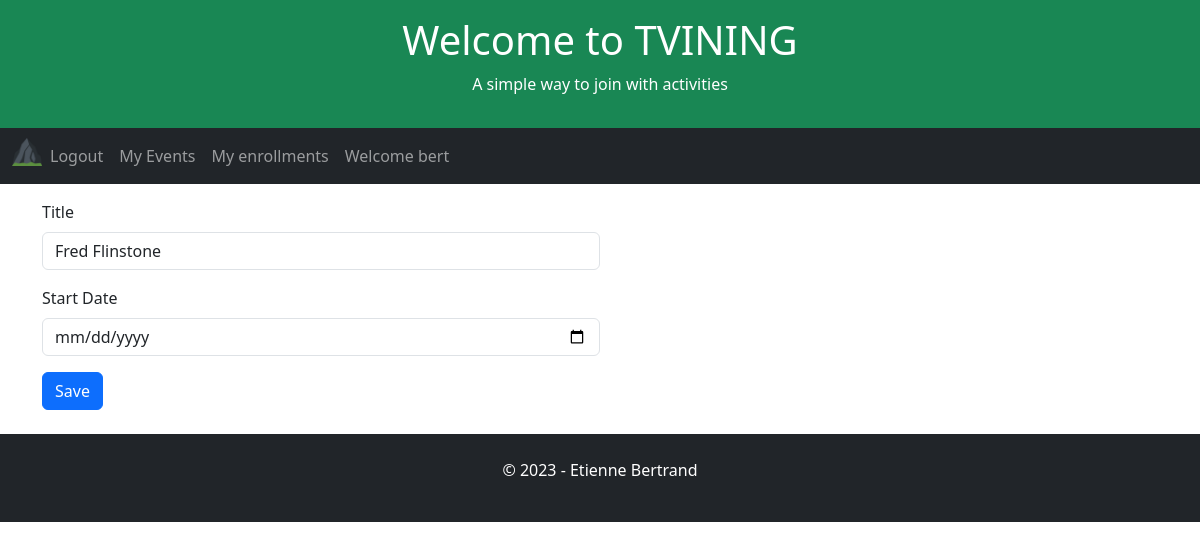
Before: /event/24 (signed in) with the older database file.
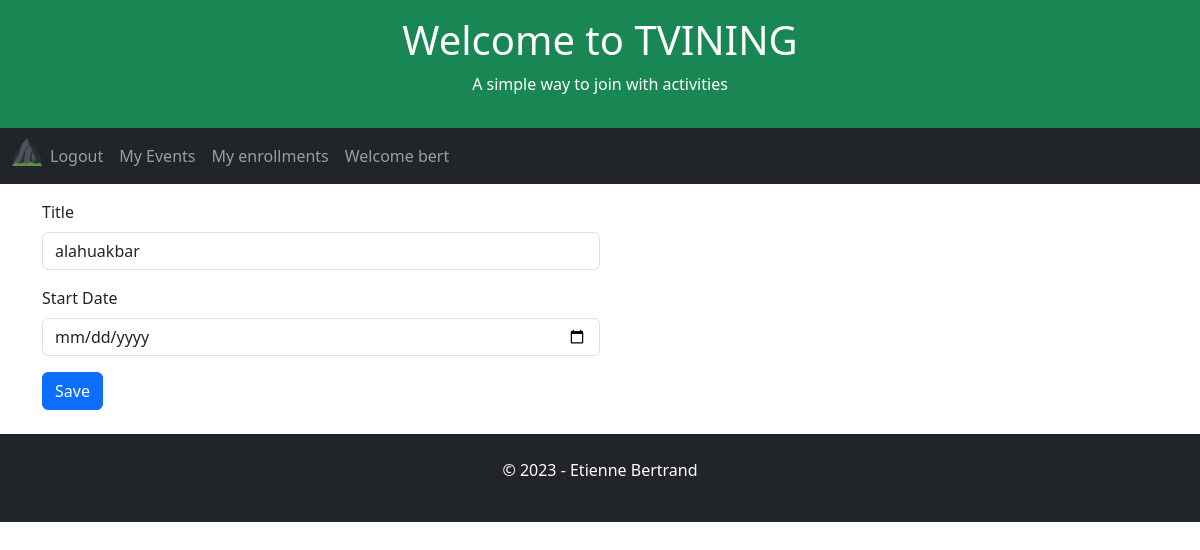
After: the same page with the newer database file.
### app/models.py (models this page shows, shortened)
class Event(db.Model):
    id = db.Column(db.Integer, primary_key=True)
    user_id = db.Column(db.Integer, db.ForeignKey('user.id', name='fk_event_user'), nullable=False)
    title = db.Column(db.String(255), nullable=False)
    date = db.Column(db.DateTime, index=True, default=datetime.utcnow)

### app/routes.py (the view)
@app.route('/event', methods=['POST', 'GET'])
@app.route('/event/<event_id>', methods=['POST', 'GET'])
@login_required
def event(event_id=0):
    global appName, appSlogan, appTitle, db
    form = EventForm()
    form_data = request.form
    print(request)
    if request.method == 'POST':
        if event_id == 0 and form_data['eventMethod'] != 'delete':
            print('je insert')
            new_event = Event(title=form.title.data, date=form.date.data, user_id=current_user.id)
            db.session.add(new_event)
            db.session.commit()
            return redirect('/user-events')
        elif form_data['eventMethod'] == 'delete':
            print('je delete')
            event_id_to_delete = form_data['theEventId']
            event_to_delete = Event.query.filter(Event.id == event_id_to_delete).first()
            db.session.delete(event_to_delete)
            db.session.commit()
            return redirect('/user-events')
        elif event_id != 0:
            print('je update')
            form = Event.query.get(event_id)
            print(request.form)
            form.title = (request.form['title'])
            print(request.form['title'])
            db.session.commit()
            return redirect('/user-events')
    elif request.method == 'GET':
        if event_id == 0:
            print('je get ajout')
        else:
            print('je get update' + str(event_id))
            currentEvent = db.session.query(
            Event.user_id,
            Event.id,
            Event.date,
            Event.title,
            ).filter(
            Event.id == event_id
            ).first()
            form.title.data = currentEvent.title
            print(currentEvent)
        return render_template('event.html',appName=appName, appTitle=appTitle, appSlogan=appSlogan, form=form)

### app/forms.py
class EventForm(FlaskForm):
    title = StringField('Title', validators=[DataRequired()])
    date = DateField('Start Date', format='%m/%d/%Y', validators=(validators.Optional(),))
    submit = SubmitField('Created')

### app/models.py (called while the page is built)
@login.user_loader
def load_user(id):
    return User.query.get(int(id))

### app/templates/event.html (shortened to what this page needs)
{% extends "home.html" %}
{% block content %}
<form action="" method="post">
    <div class="mb-3 mt-3 w-50">
        {{ form.title.label(class_='form-label') }}
        {{ form.title(size=32, class_='form-control', placeholder='Enter title') }}
    </div>
    <div class="mb-3 mt-3 w-50">
        {{ form.date.label(class_='form-label') }}
        {{ form.date(size=32, class_='form-control', placeholder='Enter date') }}
    </div>
    <button type="submit" name="submit" class="btn btn-primary" value="Sign In">Save</button>
</form>
{% endblock %}

Changed rows visible on the page:
changed Event: title "Fred Flinstone" → "alahuakbar"
